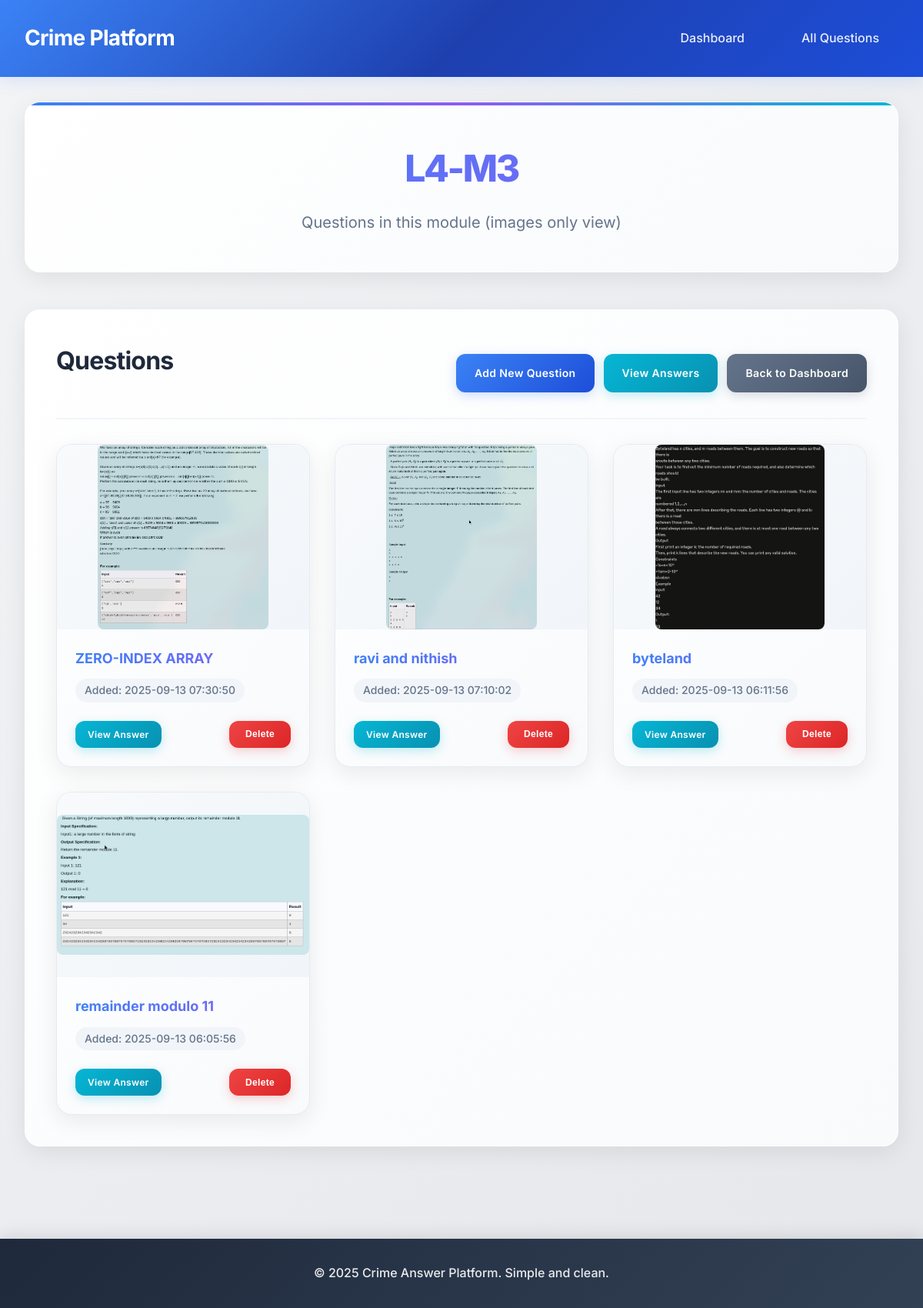
Before: /module/4 with the older database file.
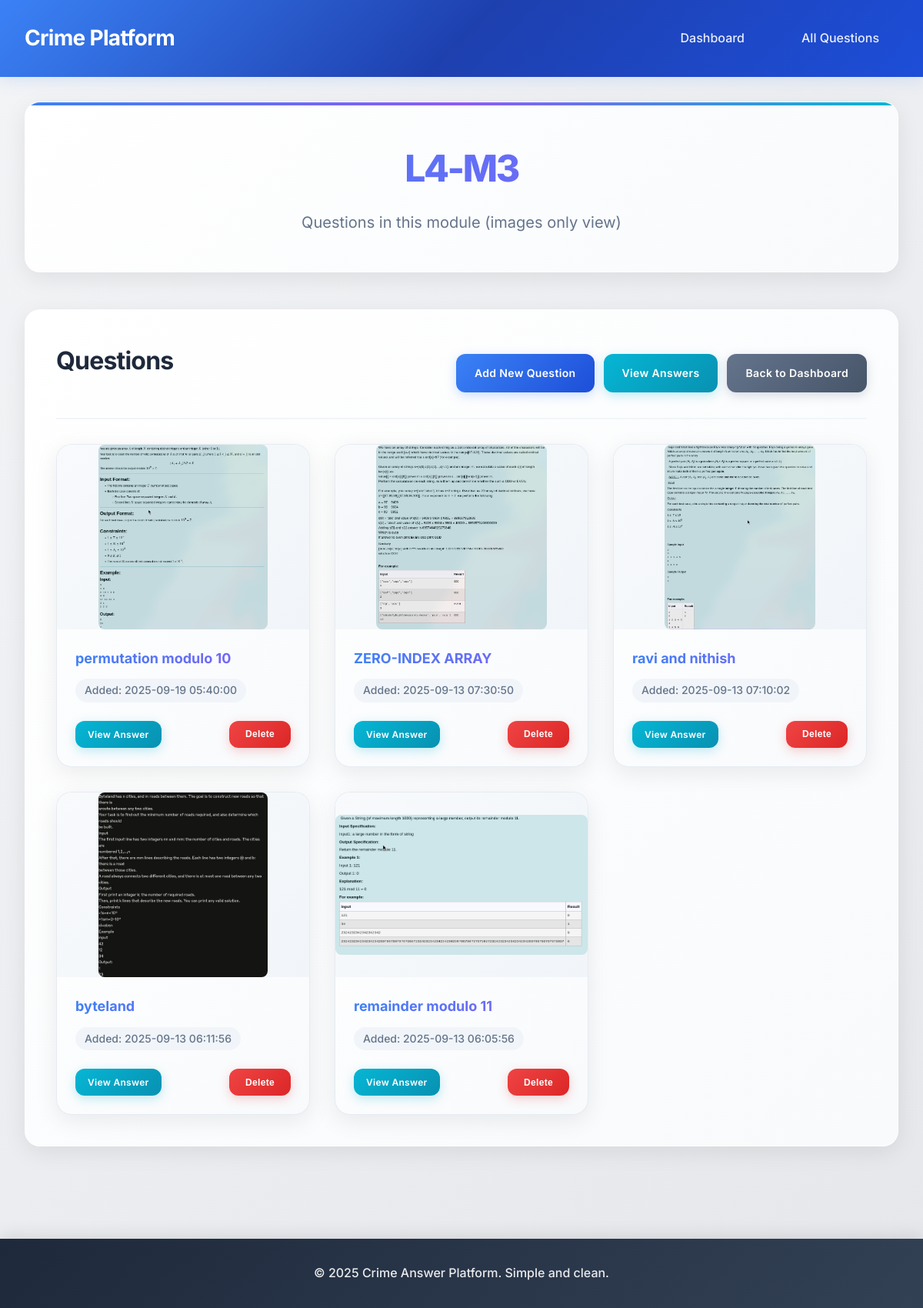
After: the same page with the newer database file.
### tables this page shows
CREATE TABLE modules (
            id INTEGER PRIMARY KEY AUTOINCREMENT,
            name TEXT NOT NULL UNIQUE,
            created_at TIMESTAMP DEFAULT CURRENT_TIMESTAMP
        );

CREATE TABLE questions (
            id INTEGER PRIMARY KEY AUTOINCREMENT,
            module_id INTEGER NOT NULL,
            image_path TEXT NOT NULL,
            answer TEXT NOT NULL,
            created_at TIMESTAMP DEFAULT CURRENT_TIMESTAMP, name TEXT NOT NULL DEFAULT "Untitled Question",
            FOREIGN KEY (module_id) REFERENCES modules (id) ON DELETE CASCADE
        );

### app.py (the view)
@app.route('/module/<int:module_id>')
def module_view(module_id):
    conn = get_db_connection()
    module = conn.execute(
        'SELECT * FROM modules WHERE id = ?', (module_id,)
    ).fetchone()
    if not module:
        flash('Module not found!', 'error')
        return redirect(url_for('dashboard'))
    questions = conn.execute(
        'SELECT * FROM questions WHERE module_id = ? ORDER BY created_at DESC',
        (module_id,)
    ).fetchall()
    conn.close()
    return render_template('module.html', module=module, questions=questions)

### app.py (called while the page is built)
@app.after_request
def add_security_headers(response):
    response.headers['X-Content-Type-Options'] = 'nosniff'
    response.headers['X-Frame-Options'] = 'DENY'
    response.headers['X-XSS-Protection'] = '1; mode=block'
    response.headers['Strict-Transport-Security'] = 'max-age=31536000; includeSubDomains'
    return response

def get_db_connection():
    conn = sqlite3.connect('Crime_platform.db', timeout=20.0)
    conn.row_factory = sqlite3.Row
    conn.execute('PRAGMA foreign_keys = ON')
    return conn

### templates/module.html (shortened to what this page needs)
{% extends "base.html" %}
{% block content %}
<div class="page-header">
    <h1>{{ module.name }}</h1>
    <p>Questions in this module (images only view)</p>
</div>
<div class="section">
    <div class="section-header">
        <h2>Questions</h2>
        <div class="section-actions">
            <a href="{{ url_for('add_question', module_id=module.id) }}" class="btn btn-primary">Add New Question</a>
            <a href="{{ url_for('answers_view', module_id=module.id) }}" class="btn btn-info">View Answers</a>
            <a href="{{ url_for('dashboard') }}" class="btn btn-secondary">Back to Dashboard</a>
        </div>
    </div>
    {% if questions %}
        <div class="questions-grid">
            {% for question in questions %}
            <div class="question-card">
                <div class="question-image">
                    <img src="{{ url_for('uploaded_file', filename=question.image_path) }}"
                         alt="{{ question.name or 'Question ' ~ loop.index }}"
                         class="question-img">
                </div>
                <div class="question-info">
                    <p class="question-number">{{ question.name or 'Question #' ~ loop.index }}</p>
                    <small class="question-date">Added: {{ question.created_at }}</small>
                </div>
                <div class="question-actions">
                    <a href="{{ url_for('question_answer', question_id=question.id) }}"
                       class="btn btn-info btn-small">View Answer</a>
                    <button class="btn btn-danger btn-small delete-question"
                            data-question-id="{{ question.id }}"
                            data-name="{{ question.name or 'Question #' ~ loop.index }}">Delete</button>
                </div>
            </div>
            {% endfor %}
        </div>
    {% else %}
        <div class="empty-state">
            <p>No questions added yet. <a href="{{ url_for('add_question', module_id=module.id) }}">Add your first question!</a></p>
        </div>
    {% endif %}
</div>
{% endblock %}

### templates/base.html (shortened to what this page needs)
<!DOCTYPE html>
<html lang="en">
<head>
    <link rel="stylesheet" href="{{ url_for('static', filename='styles.css') }}">
</head>
<body>
    <nav class="navbar">
        <div class="nav-container">
            <a href="{{ url_for('dashboard') }}" class="nav-brand">Crime Platform</a>
            <div class="nav-links">
                <a href="{{ url_for('dashboard') }}" class="nav-link">Dashboard</a>
                <a href="{{ url_for('all_questions') }}" class="nav-link">All Questions</a>
            </div>
        </div>
    </nav>
    <div class="container">
        {% block content %}{% endblock %}
    </div>
    <footer class="footer">
        <div class="footer-container">
            <p>&copy; 2025 Crime Answer Platform. Simple and clean.</p>
        </div>
    </footer>
</body>
</html>

Changed rows visible on the page:
added questions: image_path (picture), name "permutation modulo 10", created_at "2025-09-19 05:40:00"
